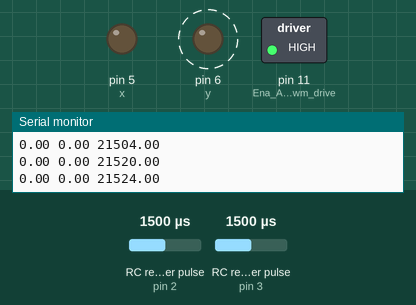
The sketch below on a simulated Arduino Uno, built with avr-gcc and run on an emulated ATmega328P. Parts: switched loads named in the sketch (green lamp = pin HIGH), output pins drawn as LEDs (lit = HIGH), the last lines printed to the serial monitor. Wiring (inferred from the names in the program): 2 × RC receiver channel: data pin 2 / data pin 3. Dashed ring = blinking. The inputs (shaded band) are chosen by the test bench; at power-on: RC receiver pulse (sensors on pin 3, pin 2) 1500 µs.

Above: at 4.2 s.
4.3 s: RC receiver pulse (sensor on pin 3) set to 1980 µs
At 5.0 s:
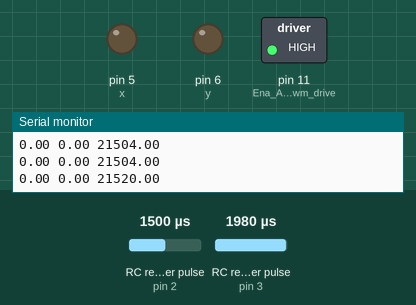
At 6.7 s:
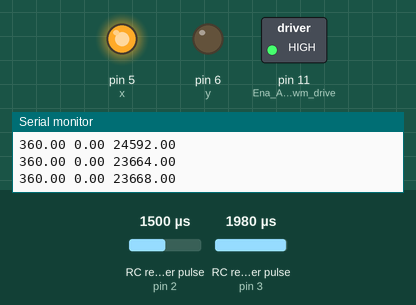
Timing chart, 0 to 13.3 s (numbered marks = the images above; inputs shaded):
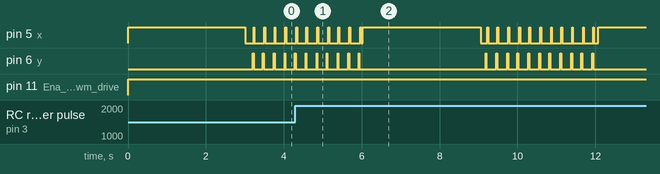

The sketch:

controlangulo.ino
```cpp
//declaracion de variables
volatile int order_angle=0;
char incomingByte;
volatile long  count=0;
int error;
volatile int actual_angle;
int pwm;
int flag=2;
int x=5,i=1,j=0,k=0;
int y=6;
int salidal;
volatile char S;
long timep, time, etime, f=0;
volatile boolean A,B;
volatile byte state, statep;
volatile int analogInPin=A0;
void setup() {

Serial.begin(9600);// Inicializa ola comunicacionn serial
pinMode(2,INPUT);//Canal A encoder
pinMode(3,INPUT);//Canal B encoder
pinMode(x,OUTPUT);//In1 giro dle motor
pinMode(y,OUTPUT);//In2 giro del motor
pinMode(11,OUTPUT);//Ena Activa pwm drive

attachInterrupt(0,Achange,CHANGE);//denera una interrupcion al detectar un cambio en el encoder
attachInterrupt(1,Bchange,CHANGE);//denera una interrupcion al detectar un cambio en el encoder

timep=micros();
A= digitalRead(2);
B= digitalRead(3);
//Declaracion de los estados posibles entre la lectura de los canales
if((A==HIGH)&&(B==LOW))statep=1;
if((A==HIGH)&&(B==HIGH))statep=2;
if((A==LOW)&&(B==HIGH))statep=3;
if((A==LOW)&&(B==LOW))statep=4;
digitalWrite(x,LOW);
digitalWrite(y,LOW);
 interrupts();

}

void loop() {


time = micros();
etime=time-timep;

 if (time>= f)
 {
  f=3000000+time;
  if(i==1)
  {
    order_angle=360;
    i=2;
    }else if (i==2)
          {
             order_angle=0;
             i=1;
          }


  }

actual_angle=map(count,0,231,0,360);//transformamos lo acomulado
// inplementacion de bucle cerrado
//error = order_angle-actual_angle; // calculo del error
//pwm=map(error,0,360,0,255);//transformamos lo acomulado
//analogWrite(11,pwm);//Se imprime el valor en la  saslida  pwm
if(order_angle==actual_angle)
{
  digitalWrite(y,LOW);
  digitalWrite(x,LOW);
   flag=2;
}else if (order_angle<actual_angle)
 {
   turnLeft();//Motor girando a la izquierda
     flag=0;
  }else if (order_angle>actual_angle)
    {
        turnRigth();
        flag=1;
      }
envia_datos(order_angle,actual_angle,etime);
}
void envia_datos(float x,float y,float z)
{

  Serial.print(x);
  Serial.flush();
   Serial.print(" ");
  Serial.flush();
  Serial.print(y);
  Serial.flush();
  Serial.print(" ");
  Serial.flush();
  Serial.println(z);
  Serial.flush();
//  countp=count;
  timep=time;
  }
void Achange()//Fauncion que detecta el cabio de flanco en el canal
{
  A=digitalRead(2);//Lectura del canal A
  B=digitalRead(3);//Lectura del canal B
S='A';
  //Declaracion de estados entre las lecturas de los canaes
  if((A==HIGH)&&(B==LOW))state=1;
  if((A==HIGH)&&(B==HIGH))state=2;
  if((A==LOW)&&(B==HIGH))state=3;
  if((A==LOW)&&(B==LOW))state=4;

  switch(state)
  {
    case 1: ;//Si elo estedo actual es 1
    {
      //Compparacion con el estado pasado

      if(statep == 2) count--;//Si el esttado pasado es 2 decrementar
      if(statep == 4) count++;//Si el esttado pasado es 4 incrementar
      break;
      }
      case 2:// si el estado actual es 2
      {
          //Compparacion con el estado pasado

      if(statep == 1) count++;//Si el esttado pasado es 2 decrementar
      if(statep == 3) count--;//Si el esttado pasado es 4 incrementar
      break;
        }
          case 3:// si el estado actual es 3
      {
          //Compparacion con el estado pasado

      if(statep == 2) count++;//Si el esttado pasado es 2 decrementar
      if(statep == 4) count--;//Si el esttado pasado es 4 incrementar
      break;
        }
        default:
        {
          //Compparacion con el estado pasado

      if(statep == 1) count--;//Si el esttado pasado es 1 decrementar
      if(statep == 3) count++;//Si el esttado pasado es 3 incrementar
        }

    }
    statep = state; //Actualizamos la variable statep con el valor de state
}
void Bchange()//Fauncion que detecta el cabio de flanco en el canal
{
 A=digitalRead(2);//Lectura del canal A
B=digitalRead(3);//Lectura del canal B
S='B';
  //Declaracion de estados entre las lecturas de los canaes
  if((A==HIGH)&&(B==LOW))state=1;
  if((A==HIGH)&&(B==HIGH))state=2;
  if((A==LOW)&&(B==HIGH))state=3;
  if((A==LOW)&&(B==LOW))state=4;
  switch(state)
  {
    case 1: ;//Si elo estedo actual es 1
    {
      //Compparacion con el estado pasado

      if(statep == 2) count--;//Si el esttado pasado es 2 decrementar
      if(statep == 4) count++;//Si el esttado pasado es 4 incrementar
      break;
      }
      case 2:// si el estado actual es 2
      {
          //Compparacion con el estado pasado

      if(statep == 1) count++;//Si el esttado pasado es 2 decrementar
      if(statep == 3) count--;//Si el esttado pasado es 4 incrementar
      break;
        }
          case 3:// si el estado actual es 3
      {
          //Compparacion con el estado pasado

      if(statep == 2) count++;//Si el esttado pasado es 2 decrementar
      if(statep == 4) count--;//Si el esttado pasado es 4 incrementar
      break;
        }
        default:
        {
          //Compparacion con el estado pasado

      if(statep == 1) count--;//Si el esttado pasado es 1 decrementar
      if(statep == 3) count++;//Si el esttado pasado es 3 incrementar
        }

    }
    statep = state; //Actualizamos la variable statep con el valor de state
 }
void turnRigth()//Ordear el giro en CW
  {
    digitalWrite(11,HIGH);
    digitalWrite(x,HIGH);
    digitalWrite(y,LOW);
    }
void turnLeft()//Ordear el giro en CCW
  {
    digitalWrite(11,HIGH);
     digitalWrite(x,LOW);
    digitalWrite(y,HIGH);
    }
```
